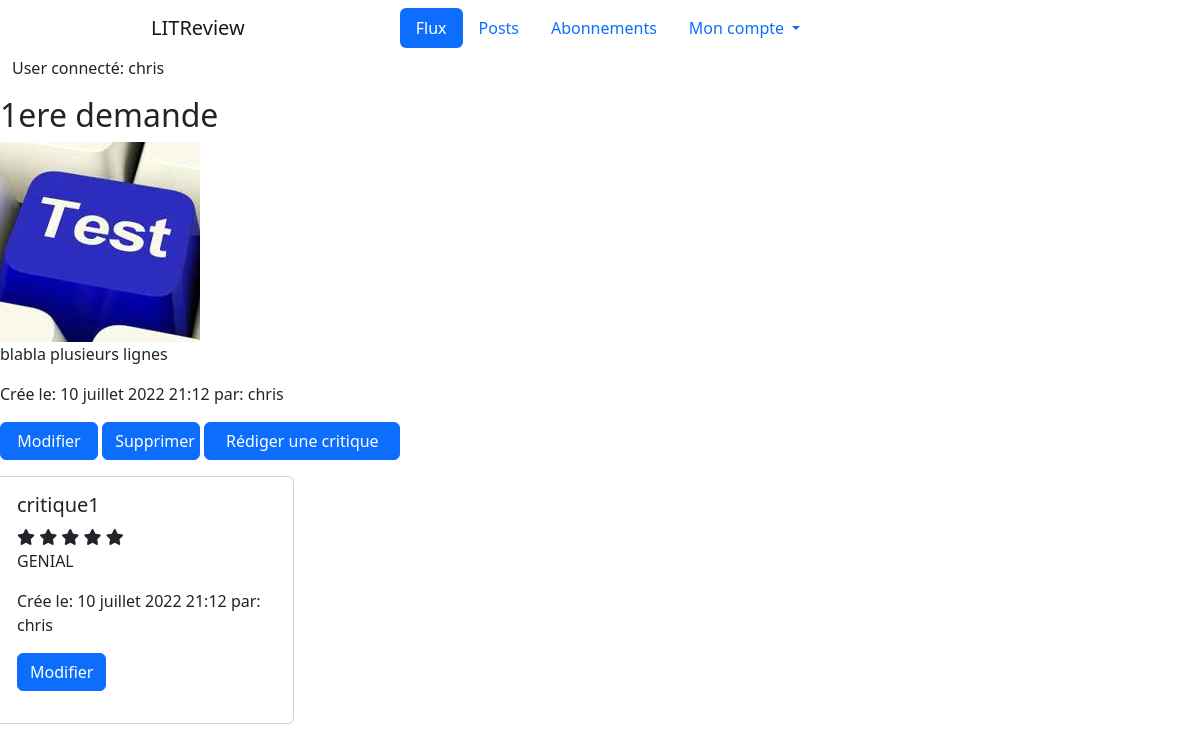
The page /ticket/1 (signed in) on the database its author committed.
### authentication/models.py (models this page shows)
class User(AbstractUser):
    follows = models.ManyToManyField(
        'self',
        symmetrical=False,
        verbose_name='abonnement',
        through='UserFollows',
        related_name='followed_users'
    )

### reviews/models.py (models this page shows, shortened)
class Ticket(models.Model):
    title = models.fields.CharField(max_length=128)
    description = models.fields.TextField(max_length=2048, blank=True)
    image = models.ImageField(null=True, blank=True)
    time_created = models.DateTimeField(auto_now_add=True)
    last_edited = models.DateTimeField(auto_now_add=True, null=True)
    user = models.ForeignKey(settings.AUTH_USER_MODEL, null=True, on_delete=models.CASCADE)
    IMAGE_MAX_SIZE = (200, 200)

class Review(models.Model):
    class Rating(models.IntegerChoices):
        ZERO = 0
        ONE = 1
        TWO = 2
        THREE = 3
        FOUR = 4
        FIVE = 5
    ticket = models.ForeignKey(Ticket, on_delete=models.CASCADE)
    headline = models.fields.CharField(max_length=128)
    body = models.fields.TextField(max_length=8192, blank=True)
    rating = models.fields.IntegerField(choices=Rating.choices, default=0)
    time_created = models.DateTimeField(auto_now_add=True)
    last_edited = models.DateTimeField(auto_now_add=True, null=True)
    user = models.ForeignKey(settings.AUTH_USER_MODEL, on_delete=models.CASCADE)

### reviews/views.py (the view)
# urls.py: path('ticket/<int:ticket_id>', reviews.views.view_ticket, name='view_ticket'),
@login_required
def view_ticket(request, ticket_id):
    ticket = get_object_or_404(models.Ticket, id=ticket_id)
    reviews = models.Review.objects.filter(Q(ticket=ticket))
    return render(request, 'reviews/view_ticket.html', {'ticket': ticket, 'reviews': reviews})

### reviews/templates/reviews/view_ticket.html
{% extends 'base.html' %}
{% block content %}
<div class="row">
    <h2>{{ ticket.title }}</h2>
    {% if ticket.image %}
    <div class="col">
        <img src="{{ ticket.image.url }}">
    </div>
    {% endif %}
    <p>{{ ticket.description }}</p>
    <p>Crée le: {{ ticket.time_created }} par: {{ ticket.user }}</p>
    <div class="row">
        <p><a class="btn btn-primary col-1" href="{% url 'edit_ticket' ticket.id %}">Modifier</a>
        <a class="btn btn-primary col-1" href="{% url 'delete_ticket' ticket.id %}">Supprimer</a>
        <a class="btn btn-primary col-2" href="{% url 'review' ticket.id %}">Rédiger une critique</a></p>
    </div>
</div>
<div class="row">
    {% for review in reviews %}
    <div class="card col-sm-3">
        <div class="card-body">
            <h5 class="card-title">{{ review.headline }}</h5>
                    {% if review.rating == 0 %}
            <i class="fa-regular fa-star"></i>
            <i class="fa-regular fa-star"></i>
            <i class="fa-regular fa-star"></i>
            <i class="fa-regular fa-star"></i>
            <i class="fa-regular fa-star"></i>
        {% elif review.rating == 1 %}
            <i class="fa-solid fa-star"></i>
            <i class="fa-regular fa-star"></i>
            <i class="fa-regular fa-star"></i>
            <i class="fa-regular fa-star"></i>
            <i class="fa-regular fa-star"></i>
        {% elif review.rating == 2 %}
            <i class="fa-solid fa-star"></i>
            <i class="fa-solid fa-star"></i>
            <i class="fa-regular fa-star"></i>
            <i class="fa-regular fa-star"></i>
            <i class="fa-regular fa-star"></i>
        {% elif review.rating == 3 %}
            <i class="fa-solid fa-star"></i>
            <i class="fa-solid fa-star"></i>
            <i class="fa-solid fa-star"></i>
            <i class="fa-regular fa-star"></i>
            <i class="fa-regular fa-star"></i>
        {% elif review.rating == 4 %}
            <i class="fa-solid fa-star"></i>
            <i class="fa-solid fa-star"></i>
            <i class="fa-solid fa-star"></i>
            <i class="fa-solid fa-star"></i>
            <i class="fa-regular fa-star"></i>
        {% elif review.rating == 5 %}
            <i class="fa-solid fa-star"></i>
            <i class="fa-solid fa-star"></i>
            <i class="fa-solid fa-star"></i>
            <i class="fa-solid fa-star"></i>
            <i class="fa-solid fa-star"></i>
        {% endif %}
            <p class="card-text">{{ review.body}}</p>
            <p class="card-text">Crée le: {{ review.time_created }} par: {{ review.user }}</p>
            <p><a class="btn btn-primary" href="{% url 'edit_review' review.id %}">Modifier</a></p>
        </div>
    </div>
    {% endfor %}
</div>
{% endblock content %}

### templates/base.html (shortened to what this page needs)
<html>
    <head>
        <link href="https://cdn.jsdelivr.net/npm/bootstrap@5.2.0-beta1/dist/css/bootstrap.min.css"
              rel="stylesheet"
>
    </head>
    <body>
    <div class="container-fluid">
        <div class="row">
            <header>
                <nav class="navbar-expand navbar">
                    <a class="navbar-brand col text-center" href="{% url 'home' %}">LITReview</a>
                    <div class="collapse navbar-collapse col flex-content-right" id="navbarSupportedContent">
                        <ul class="nav nav-pills flex-column flex-md-row">
                          <li class="nav-item">
                            <a class="nav-link active" aria-current="page" href="{% url 'feed' %}">Flux</a>
                          </li>
                          <li class="nav-item"><a class="nav-link" href="#">Posts</a></li>
                          <li class="nav-item"><a class="nav-link" href="{% url 'follow_users' %}">Abonnements</a></li>
                          <li class="nav-item dropdown">
                              <a class="nav-link dropdown-toggle" href="#" id="navbarDropdownMenuLink" role="button"
                                 data-bs-toggle="dropdown" aria-expanded="false">
                                Mon compte
                              </a>
                          </li>
                        </ul>
                    </div>
                </nav>
                {% if request.user.is_authenticated %}
                    <p>User connecté: {{ request.user.username }}</p>
                {% endif %}
            </header>
        </div>
    </div>
        {% block content %}
        {% endblock content %}
    </body>
</html>

### rows shown on the page
User: user.username "chris"
Ticket: title "1ere demande", image (picture), description "blabla plusieurs lignes", time_created "10 juillet 2022 21:12", user "chris"
Review: headline "critique1", rating 5 (drawn), body "GENIAL", time_created "10 juillet 2022 21:12", user "chris"
